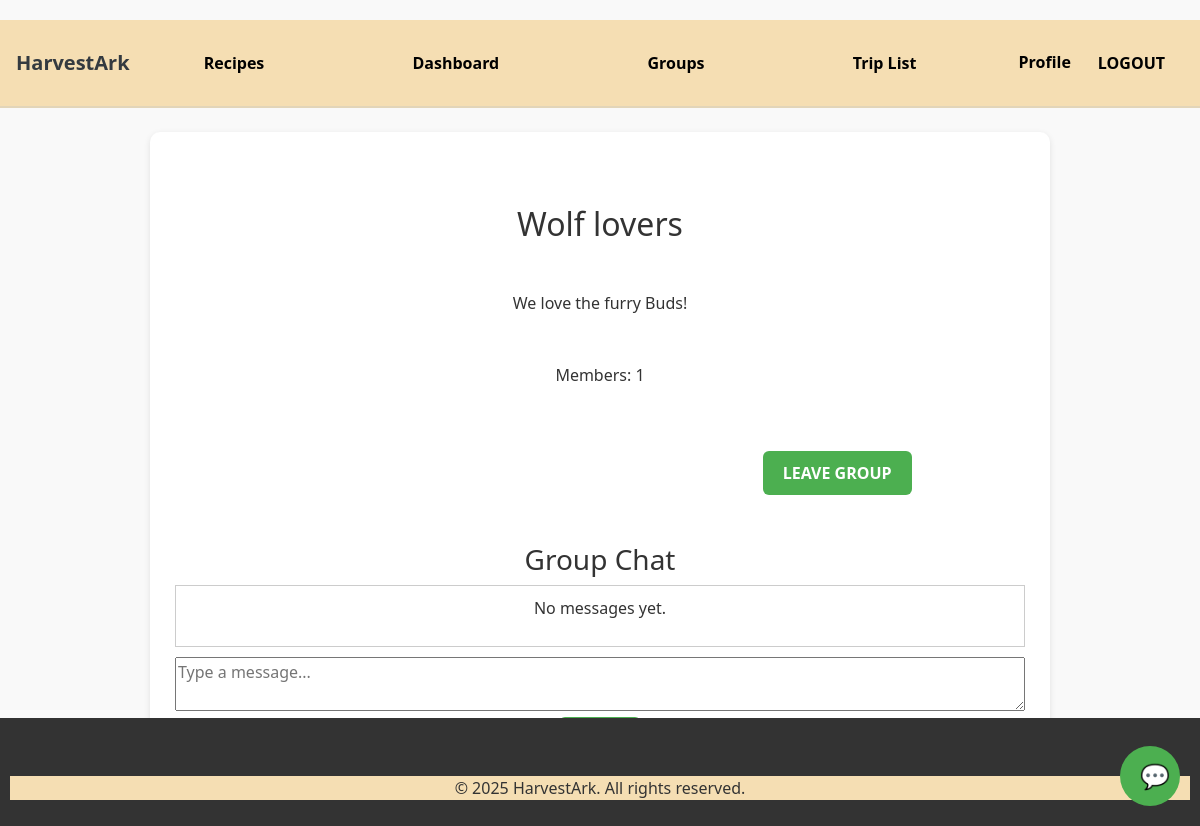
The page /chatbot/groups/2/ (signed in) on the database as committed earlier.
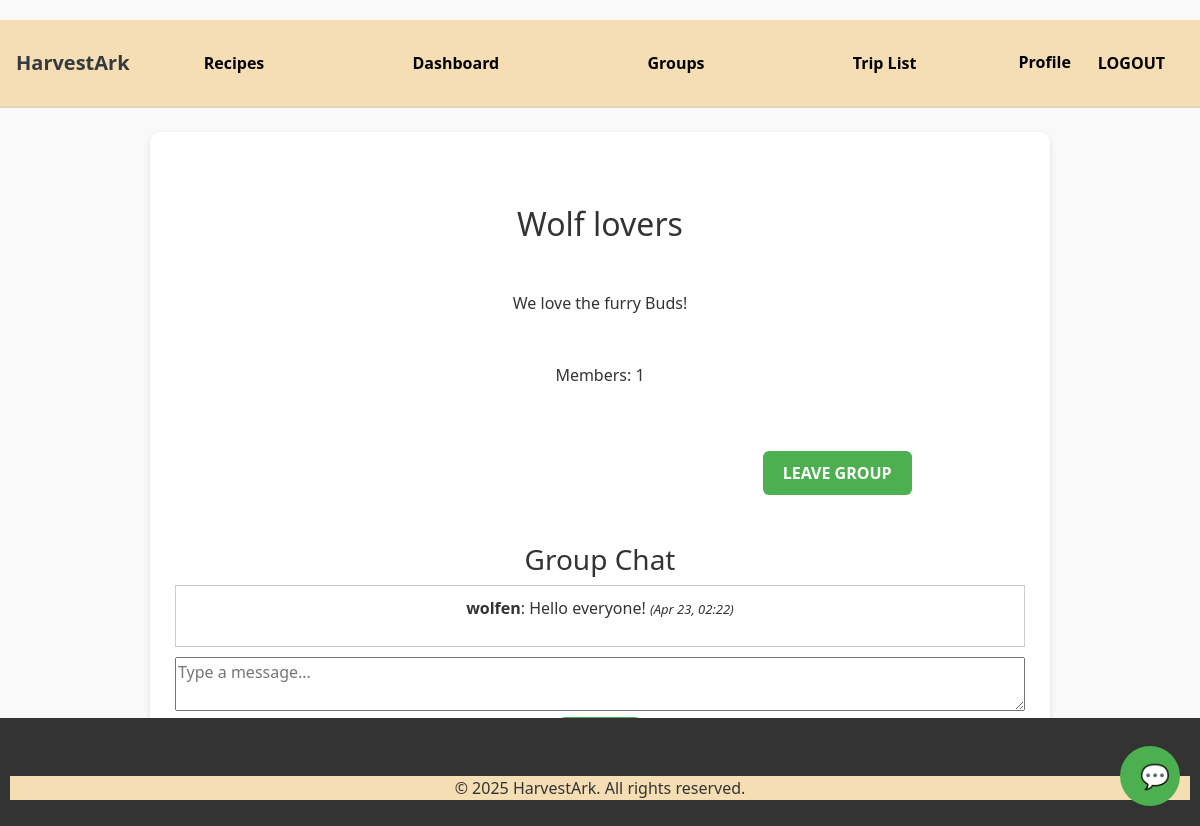
The same page on the database as committed later.
### my_app/models.py (models this page shows, shortened)
class Message(models.Model): # Group chat message model
    group = models.ForeignKey(Group, on_delete=models.CASCADE)
    user = models.ForeignKey(User, on_delete=models.CASCADE)
    content = models.TextField()
    timestamp = models.DateTimeField(auto_now_add=True)

### my_app/views.py (the view)
# urls.py: path('groups/<int:group_id>/', group_detail, name='group_detail'),
@login_required
def group_detail(request, group_id): # View group details and messages
    group = get_object_or_404(Group, id=group_id)
    messages = Message.objects.filter(group=group).order_by('timestamp')
    if request.method == 'POST': # If the form has been submitted, get message content
        content = request.POST.get('message')
        if content:
            Message.objects.create(group=group, user=request.user, content=content)
            return redirect('group_detail', group_id=group.id)
    return render(request, 'groups/group_detail.html', { # Render the group detail template
        'group': group,
        'messages': messages
    })

### templates/groups/group_detail.html (shortened to what this page needs)
{% extends "base.html" %}
{% block content %}
<h2 class="text-center mt-5">{{ group.name }}</h2>
<p class="text-center mt-5">{{ group.description }}</p>
<p class="text-center mt-5">Members: {{ group.members.count }}</p>
{% if request.user in group.members.all %}
<br><br>
<a href="{% url 'leave_group' group.id %}" class="btn btn-primary">Leave Group</a>
    <h3 class="text-center mt-5">Group Chat</h3>
    <div style="border:1px solid #ccc; padding:10px; max-height:300px; overflow-y:auto;">
        {% for msg in messages %}
            <p><strong>{{ msg.user.username }}</strong>: {{ msg.content }} <em style="font-size:small;">({{ msg.timestamp|date:"M d, H:i" }})</em></p>
        {% empty %}
            <p>No messages yet.</p>
        {% endfor %}
    </div>
    <form method="POST" style="margin-top: 10px;">
        <textarea name="message" rows="2" style="width: 100%;" placeholder="Type a message..." required></textarea>
        <button type="submit" class="btn btn-primary">Send</button>
    </form>
{% else %}
    <a href="{% url 'join_group' group.id %}">Join Group</a>
{% endif %}
{% endblock %}

Rows that differ between the two databases and show on the page:
added Message: user.username "wolfen", content "Hello everyone!", timestamp "Apr 23, 02:22"
Other text that changed with them:
text no longer shown: "No messages yet."
